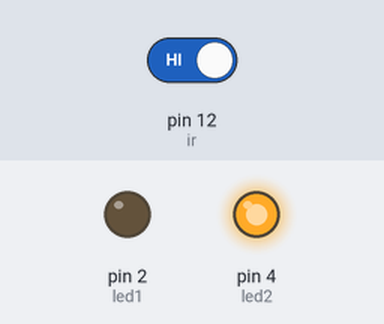
This sketch was run on a simulated Arduino Uno, built with avr-gcc and run on an emulated ATmega328P. On the bench: output pins drawn as LEDs (lit = HIGH). The inputs (shaded band) are chosen by the test bench; at power-on: pin 12 (ir) HIGH.

Above: at 1.2 s.
1.3 s: pin 12 (ir) driven LOW
At 2.2 s:
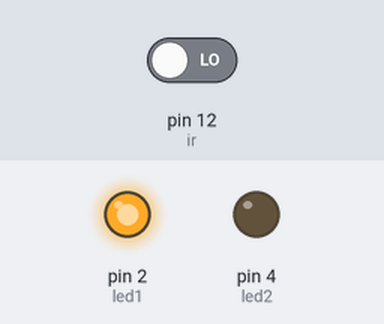
2.9 s: pin 12 (ir) driven HIGH
At 3.4 s:
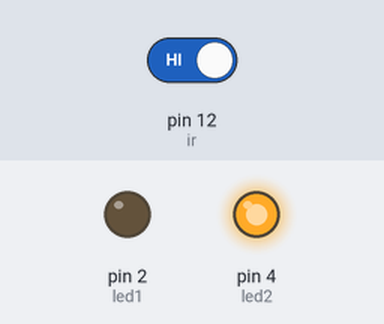
Timing chart, 0 to 5.9 s (numbered marks = the images above; inputs shaded):
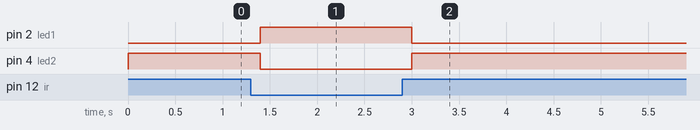

The sketch:

ir_with_Esp.ino
```cpp
#define ir 12
#define led1 2
#define led2 4

int irstate = 0;
void setup() {
  // put your setup code here, to run once:
  pinMode(ir, INPUT);
  pinMode(led1, OUTPUT);
  pinMode(led2, OUTPUT);

}

void loop() {
  // put your main code here, to run repeatedly:
  irstate = digitalRead(ir);
  if(irstate == LOW){
    digitalWrite(led1, HIGH);
    digitalWrite(led2, LOW);
  }
  else{
    digitalWrite(led1, LOW);
    digitalWrite(led2, HIGH);
  }

  delay(200);

}
```

Measured:
- after the input at 1.3 s, pin 2 (led1): LOW → HIGH after 0.10 s; pin 4 (led2): HIGH → LOW after 0.10 s
- after the input at 2.9 s, pin 2 (led1): HIGH → LOW after 0.10 s; pin 4 (led2): LOW → HIGH after 0.10 s
